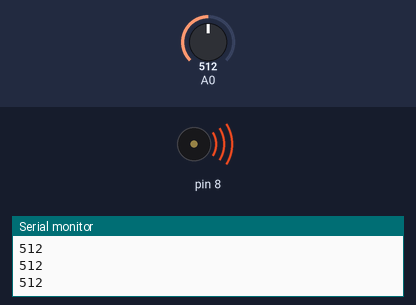
Bench run of a sketch on a simulated Arduino Uno, built with avr-gcc and run on an emulated ATmega328P. Shown: buzzer (waves = sounding), the last lines printed to the serial monitor. Inputs (shaded band) come from the test bench; at power-on: A0 = 512.

Above: at 1.2 s.
1.3 s: A0 set to 493
At 1.6 s:
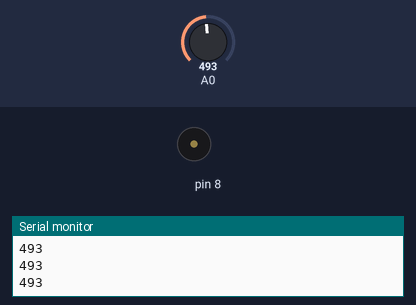
2.8 s: A0 set to 511
At 4.0 s:
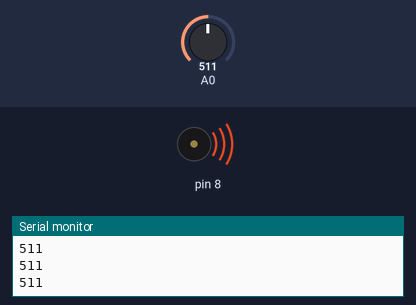
4.3 s: A0 set to 495
At 5.2 s:
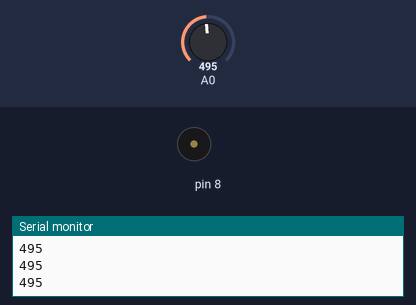
Timing chart, 0 to 7.3 s (numbered marks = the images above; inputs shaded):
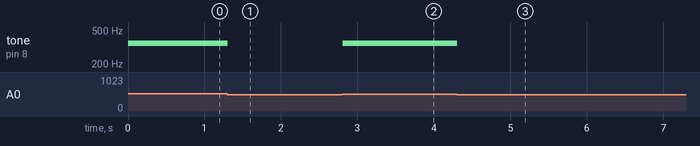

Measured:
- the behaviour switches between 505 and 504 on A0 (found by bisection; images 0 and 1)
- after the input at 1.3 s, tone on pin 8: 349 Hz → silent at once
- after the input at 2.8 s, tone on pin 8: silent → 349 Hz at once
- after the input at 4.3 s, tone on pin 8: 349 Hz → silent at once

The sketch:

keyboard.ino
```cpp
// int buttons[6];
// set up an array with 6 integers
// int buttons[0] = 2;
// give the first element of the array the value 2
int notes[] = {262,294,330,349};
void setup() {
   Serial.begin(9600);
}
void loop(){
int keyVal = analogRead(A0);
Serial.println(keyVal);
if(keyVal == 1023){
    tone(8, notes[0]);
}
    else if(keyVal >= 990 && keyVal<=1010){
        tone(8, notes[1]);
    }
    else if (keyVal>=690 && keyVal<=695){
        tone(8, notes[2]);
    }
    else if(keyVal >= 505 && keyVal <=515){
        tone(8, notes[3]);
    }
    else if(keyVal >= 5 && keyVal <=10){
        tone(8, notes[4]);
    }
    else{
        noTone(8);
    }
}
```
